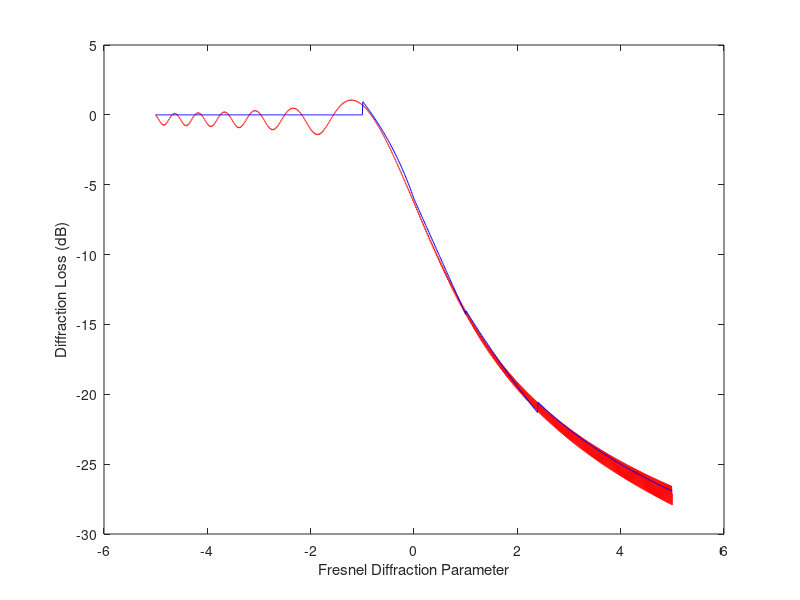

The MATLAB source for this figure:

% Exact calculation of the path loss (in dB) 
clear all 
close all 
v=-5:0.001:5; 
for n=1:length(v)          
   v_vector=v(n):0.01:v(n)+100;          
   F(n)=((1+1i)/2)*sum(exp((-1i*pi*(v_vector).^2)/2));      
end 
F=abs(F)/(abs(F(1))); 
plot(v, 20*log10(F),'r') 

xlabel('Fresnel Diffraction Parameter') 
ylabel('Diffraction Loss (dB)') 

 
v=-5:0.01:5; 
for n=1:length(v)     
   if v(n) <= -1         
      G(n)=0;     
   elseif v(n) <= 0         
      G(n)=20*log10(0.5-0.62*v(n));     
   elseif v(n) <= 1         
      G(n)=20*log10(0.5*exp(-0.95*v(n)));     
   elseif v(n) <= 2.4         
      G(n)=20*log10(0.4-sqrt(0.1184-(0.38-0.1*v(n))^2));     
   else         
      G(n)=20*log10(0.225/v(n));     
   end      
end 
hold on;
plot(v, G, 'b') 
xlabel('Fresnel Diffraction Parameter') 
ylabel('Diffraction Loss (dB)') 